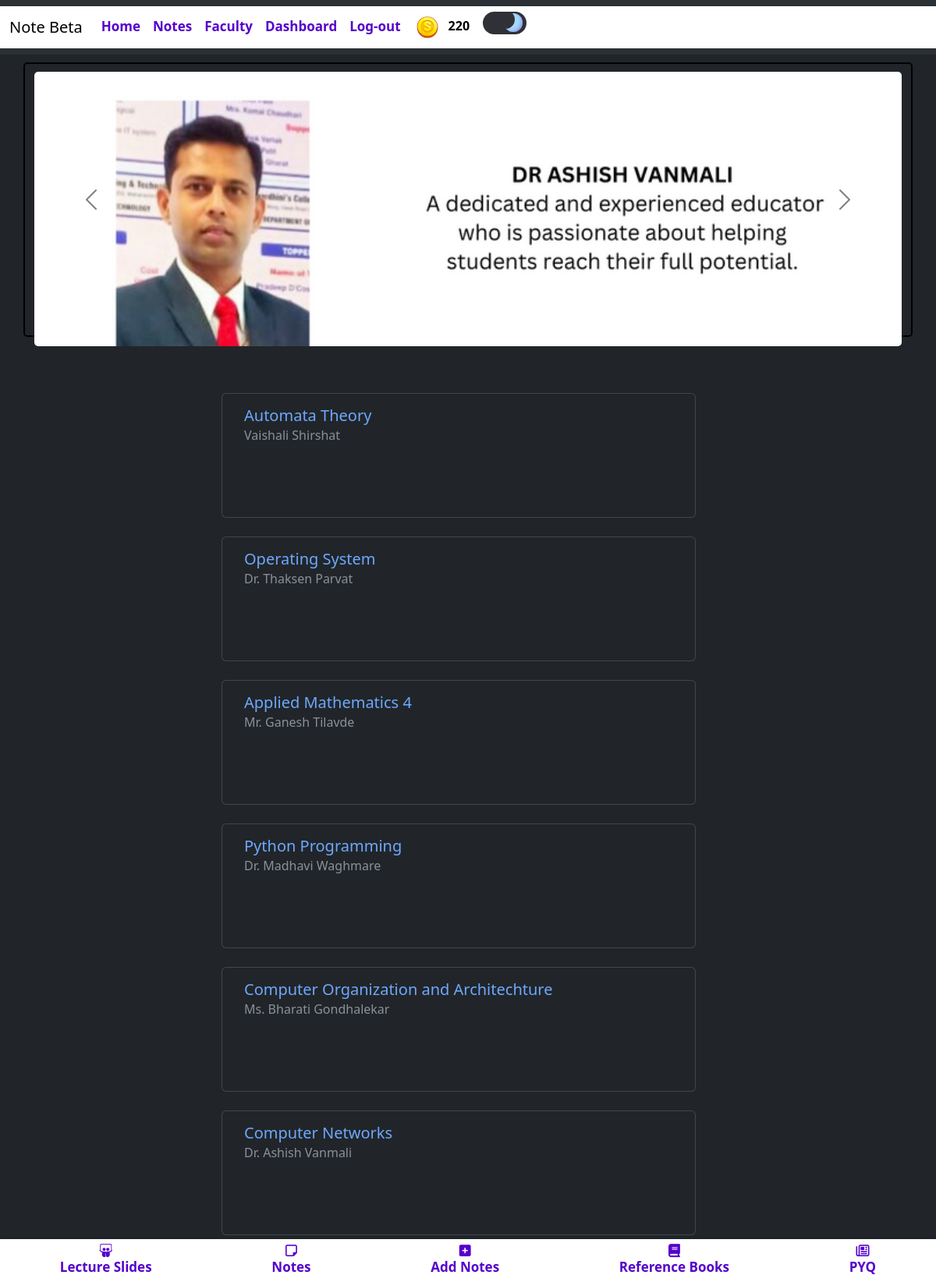
Page /faculty/ (signed in) on the committed database.
### blogapp/models.py (models this page shows, shortened)
class UserAccount(AbstractBaseUser, PermissionsMixin):
    email = models.CharField(max_length = 50,unique=True)
    name = models.CharField(max_length=200)
    is_active = models.BooleanField(default=True)
    is_mod = models.BooleanField(default=False)
    is_nUser = models.BooleanField(default=True)
    is_staff = models.BooleanField(default=False)
    coins_scored = models.IntegerField(default=100,null=True,blank=True)
    rank = models.IntegerField(default=0)
    bookmarks = models.ManyToManyField('blogapp.Notes', blank=True)
    is_emailVerified = models.BooleanField(default=False)
    objects = UserAccountManager()
    USERNAME_FIELD = 'email'
    REQUIRED_FIELDS = ['name']

class Subject(models.Model):
    name = models.CharField(max_length=50)
    teacher = models.CharField(max_length=50)
    teacherurl = models.CharField(max_length=300,null=True,blank=True)
    img = models.ImageField(upload_to='subImage/',null=True,blank=True)

### blogapp/views.py (the view)
# urls.py: path('faculty/',views.teacher,name='teacher'),
@login_required(login_url='/login/')
def teacher(request):
    sub=Subject.objects.all()
    context={
        'sub':sub,
    }
    return render(request,'main/teacher.html',context)

### templates/main/teacher.html (shortened to what this page needs)
{% extends 'index.html' %}
{% block content %}
{% load static %}
<div class="container" >
    <div class="row " >
    <div id="carouselExampleAutoplaying"  style=" border: 2px solid black;" class="carousel carousel-dark slide adi" data-bs-ride="carousel">
    <div class="carousel-inner adi">
        <div class="carousel-item active" >
        <a href="https://ashishvanmali.wordpress.com/" target="_blank">
        <img src="{% static 'images/teachers/1.png'  %}"  class="img-fluid d-block w-100" alt="..."></a>
        </div>
    </div>
    <button class="carousel-control-prev " type="button" data-bs-target="#carouselExampleAutoplaying" data-bs-slide="prev">
        <span class="carousel-control-prev-icon reh"  aria-hidden="true"></span>
    </button>
    <button class="carousel-control-next " type="button" data-bs-target="#carouselExampleAutoplaying" data-bs-slide="next">
        <span class="carousel-control-next-icon" aria-hidden="true"></span>
    </button>
    </div>
</div>
</div>
<div class="mt-5 row d-flex justify-content-center align-items-center " >
        {% for x in sub %}
        <div class="card mt-4 me-4 subj"  >
            <a href="{{x.teacherurl}}" target="_blank" style="text-decoration: none ;">
            <div class="card-body">
                <h5 class="card-title">{{x.name}}</h5>
                <h6 class="card-subtitle mb-2 text-muted">{{x.teacher}}</h6>
            </div></a>
        </div>
        {% endfor %}
    </div>
{% endblock %}

### templates/components/header.html (shortened to what this page needs)
{% load static %}
<nav class="navbar navbar-expand-lg bg-body-tertiary" >
    <div class="container-fluid" style="background-color: white;">
      <a class="navbar-brand mb-0 h1" href="{% url 'notes'%}" style="color: black;">Note Beta</a>
      <div class="collapse navbar-collapse" id="navbarTogglerDemo03">
        <ul class="navbar-nav me-auto mb-2 mb-lg-0" >
          {% if user.is_authenticated %}
          <li class="nav-item">
            <a class="nav-link abc" href="{% url 'home' %}" >Home</a>
          </li>
          <li class="nav-item" >
            <a class="nav-link abc" href="{% url 'notes' %}" >Notes</a>
          </li>
          <li class="nav-item" >
            <a class="nav-link abc" href="{% url 'teacher' %}" >Faculty</a>
          </li>
          <li class="nav-item" >
            <a class="nav-link abc" href="{% url 'dashboard' %}" >Dashboard</a>
          </li>
          <li class="nav-item">
            <a class="nav-link abc" href="{% url 'logout' %}" >Log-out</a>
          </li>
          {% endif %}
          {% if user.is_authenticated %}
          <table class="coins">
          <th>
          <img src="{% static 'images/coin.png' %}" alt="">
          </th>
          <th>
          <p class="cna" id="cna" style="color: black;">{{ user.coins_scored }}</p>
          </th>
          </table>
    {% endif %}
            <label class="switch">
              <span class="slider"></span>
            </label>
      </div>
    </div>
  </nav>

### templates/components/header.html (style rules this page uses)
.nav-link { margin-top: 5px; color: #5500cb; font-size: 17px; font-weight: bold; }
.coins { width: 3px; }
.cna { margin-top: 12px; font-weight: bold; }
.switch { margin-left: 1em; margin-top: 7px; --width-of-switch: 3.5em; --height-of-switch: 1.8em; --size-of-icon: 1.4em; --slider-offset: 0.3em; position: relative; width: var(--width-of-switch); height: var(--height-of-switch); }
.slider { position: absolute; cursor: pointer; top: 0; left: 0; right: 0; bottom: 0; background-color: #f4f4f5; transition: .4s; border-radius: 30px; }
.slider:before { position: absolute; content: ""; height: var(--size-of-icon,1.4em); width: var(--size-of-icon,1.4em); border-radius: 20px; left: var(--slider-offset,0.3em); top: 50%; transform: translateY(-50%); background: linear-gradient(40deg,#ff0080,#ff8c00 70%); ; transition: .4s; }
input:checked + .slider { background-color: #303136; }
input:checked + .slider:before { left: calc(100% - (var(--size-of-icon,1.4em) + var(--slider-offset,0.3em))); background: #303136; box-shadow: inset -3px -2px 5px -2px #8983f7, inset -10px -4px 0 0 #a3dafb; }

### templates/main/teacher.html (style rules this page uses)
.adi { margin-top: 10px; max-height: 22rem ; border-radius: 5px; }
.reh { color: black; }
.subj { width: 38rem; height: 10rem; }

### templates/components/notesBottomNav.html (style rules this page uses)
i,span { color: #5500cb; font-size: 17px; font-weight: bold; }

### rows in the picture
UserAccount: coins_scored "220"
Subject: name "Automata Theory", teacher "Vaishali Shirshat"
Subject: name "Operating System", teacher "Dr. Thaksen Parvat"
Subject: name "Applied Mathematics 4", teacher "Mr. Ganesh Tilavde"
Subject: name "Python Programming", teacher "Dr. Madhavi Waghmare"
Subject: name "Computer Organization and Architechture", teacher "Ms. Bharati Gondhalekar"
Subject: name "Computer Networks", teacher "Dr. Ashish Vanmali"
